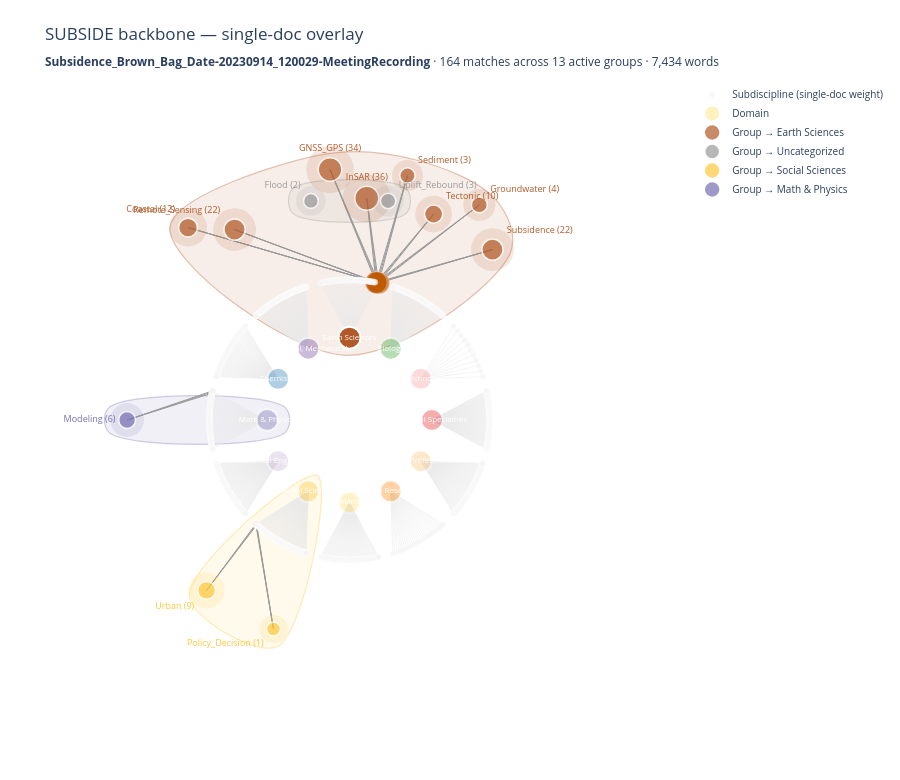
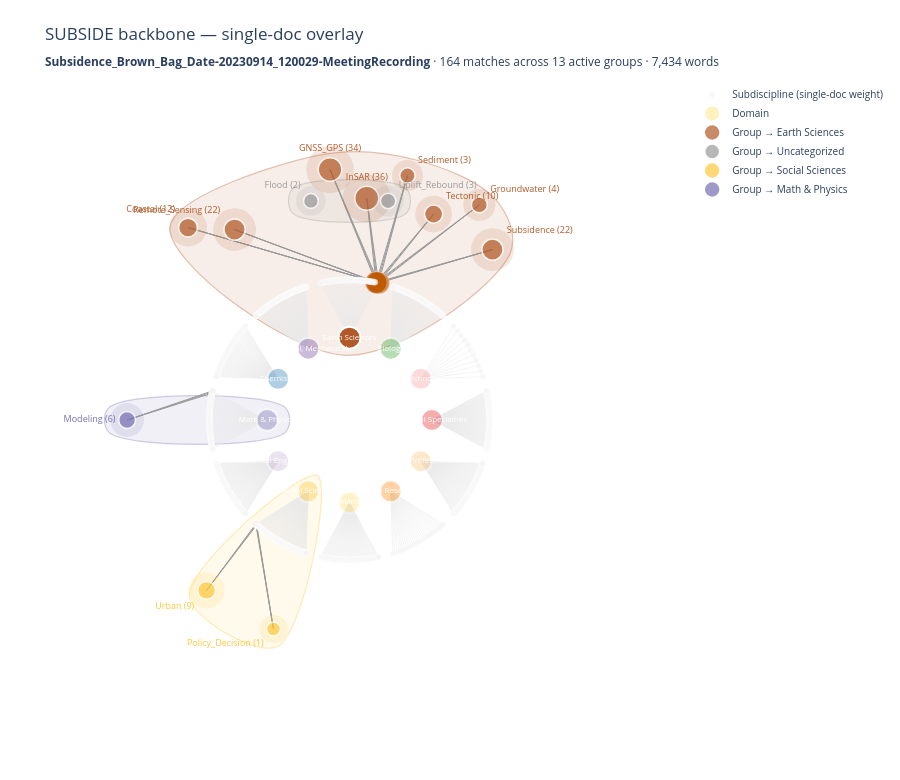

Notebook cell for these charts, in order:
### Code cell
#Select Option Style 2
select_and_render()

### Figure 1 — Plotly figure (JSON) as saved in the notebook; plotly's stock layout.template omitted (floating-point values rounded to 4 significant figures; data arrays with more than 128 entries replaced by an {"elided": "..."} marker saying what was removed)
{"data": [{"fill": "toself", "fillcolor": "rgba(177,89,40,0.1)", "hoverinfo": "skip", "line": {"color": "rgba(177,89,40,0.35)", "shape": "spline", "width": 1.2}, "mode": "lines", "showlegend": false, "type": "scatter", "x": [-2.181, -0.04861, 1.952, 1.791, 0.8213, -0.3702, -2.181], "y": [2.336, 0.7854, 2.028, 2.658, 3.153, 3.215, 2.336]}, {"fill": "toself", "fillcolor": "rgba(154,154,154,0.1)", "hoverinfo": "skip", "line": {"color": "rgba(154,154,154,0.35)", "shape": "spline", "width": 1.2}, "mode": "lines", "showlegend": false, "type": "scatter", "x": [-0.6889, 0.6889, 0.6889, -0.6889, -0.6889], "y": [2.809, 2.809, 2.509, 2.509, 2.809]}, {"fill": "toself", "fillcolor": "rgba(255,200,61,0.1)", "hoverinfo": "skip", "line": {"color": "rgba(255,200,61,0.35)", "shape": "spline", "width": 1.2}, "mode": "lines", "showlegend": false, "type": "scatter", "x": [-1.943, -0.8841, -0.39, -1.943], "y": [-2.143, -2.754, -0.6755, -2.143]}, {"fill": "toself", "fillcolor": "rgba(117,112,179,0.1)", "hoverinfo": "skip", "line": {"color": "rgba(117,112,179,0.35)", "shape": "spline", "width": 1.2}, "mode": "lines", "showlegend": false, "type": "scatter", "x": [-2.92, -0.78, -0.78, -2.92, -2.92], "y": [0.15, 0.15, -0.15, -0.15, 0.15]}, {"hoverinfo": "none", "line": {"color": "#e8e8e8", "width": 0.5}, "mode": "lines", "showlegend": false, "type": "scatter", "x": {"elided": "2259 float values"}, "y": {"elided": "2259 float values"}}, {"hoverinfo": "none", "line": {"color": "#9a9a9a", "width": 1}, "mode": "lines", "showlegend": false, "type": "scatter", "x": [1.736, 0.3534, null, 1.736, 0.3383, null, 1.736, 0.3231, null, 1.576, 0.3534, null, 1.576, 0.3383, null, 1.576, 0.3231, null, 1.021, 0.3534, null, 1.021, 0.3383, null, 1.021, 0.3231, null, 0.7034, 0.3534, null, 0.7034, 0.3383, null, 0.7034, 0.3231, null, 0.2092, 0.3534, null, 0.2092, 0.3383, null, 0.2092, 0.3231, null, -0.2364, 0.3534, null, -0.2364, 0.3383, null, -0.2364, 0.3231, null, -1.395, 0.3534, null, -1.395, 0.3383, null, -1.395, 0.3231, null, -1.961, 0.3534, null, -1.961, 0.3383, null, -1.961, 0.3231, null, -1.736, -1.138, null, -1.736, -1.132, null, -1.736, -1.126, null, -2.7, -1.663, null, -2.7, -1.666, null, -2.7, -1.668, null, -0.9235, -1.138, null, -0.9235, -1.132, null, -0.9235, -1.126, null], "y": [2.068, 1.663, null, 2.068, 1.666, null, 2.068, 1.669, null, 2.611, 1.663, null, 2.611, 1.666, null, 2.611, 1.669, null, 2.499, 1.663, null, 2.499, 1.666, null, 2.499, 1.669, null, 2.968, 1.663, null, 2.968, 1.666, null, 2.968, 1.669, null, 2.692, 1.663, null, 2.692, 1.666, null, 2.692, 1.669, null, 3.041, 1.663, null, 3.041, 1.666, null, 3.041, 1.669, null, 2.312, 1.663, null, 2.312, 1.666, null, 2.312, 1.669, null, 2.336, 1.663, null, 2.336, 1.666, null, 2.336, 1.669, null, -2.068, -1.263, null, -2.068, -1.268, null, -2.068, -1.274, null, -3.307e-16, 0.3534, null, -3.307e-16, 0.34, null, -3.307e-16, 0.3266, null, -2.537, -1.263, null, -2.537, -1.268, null, -2.537, -1.274, null]}, {"hoverinfo": "text", "hovertext": {"elided": "753 str values"}, "marker": {"color": {"elided": "753 str values"}, "line": {"color": "white", "width": 0.5}, "size": {"elided": "753 float values"}}, "mode": "markers", "name": "Subdiscipline (single-doc weight)", "type": "scatter", "x": {"elided": "753 float values"}, "y": {"elided": "753 float values"}}, {"hoverinfo": "text", "hovertext": ["<b>Humanities</b><br>weight in this doc: 0.0", "<b>Social Sciences</b><br>weight in this doc: 10.0", "<b>Electrical Engineering & Computer Science</b><br>weight in this doc: 0.0", "<b>Math & Physics</b><br>weight in this doc: 6.0", "<b>Chemistry</b><br>weight in this doc: 0.0", "<b>Chemical, Mechanical, & Civil Engineering</b><br>weight in this doc: 0.0", "<b>Earth Sciences</b><br>weight in this doc: 143.0", "<b>Biology</b><br>weight in this doc: 0.0", "<b>Biotechnology</b><br>weight in this doc: 0.0", "<b>Medical Specialties</b><br>weight in this doc: 0.0", "<b>Health Professionals</b><br>weight in this doc: 0.0", "<b>Brain Research</b><br>weight in this doc: 0.0"], "marker": {"color": ["#FFE066", "#FFC83D", "#CAB2D6", "#7570B3", "#1F78B4", "#6A3D9A", "#B15928", "#33A02C", "#FB9A99", "#E31A1C", "#FDBF6F", "#FF7F00"], "line": {"color": "white", "width": 2}, "opacity": [0.35, 0.3955, 0.35, 0.3773, 0.35, 0.35, 1, 0.35, 0.35, 0.35, 0.35, 0.35], "size": 22}, "mode": "markers+text", "name": "Domain", "text": ["Humanities", "Social Sciences", "Electrical Engineering", "Math & Physics", "Chemistry", "Chemical, Mechanical,", "Earth Sciences", "Biology", "Biotechnology", "Medical Specialties", "Health Professionals", "Brain Research"], "textfont": {"color": "white", "size": 8}, "textposition": "middle center", "type": "scatter", "x": [6.123e-17, -0.5, -0.866, -1, -0.866, -0.5, -1.837e-16, 0.5, 0.866, 1, 0.866, 0.5], "y": [-1, -0.866, -0.5, -1.225e-16, 0.5, 0.866, 1, 0.866, 0.5, 2.449e-16, -0.5, -0.866]}, {"hoverinfo": "skip", "marker": {"color": "rgba(177,89,40,0.2)", "line": {"width": 0}, "size": [42.76, 32, 36.65, 30.93, 48, 47.32, 42.76, 37.86]}, "mode": "markers", "showlegend": false, "type": "scatter", "x": [1.736, 1.576, 1.021, 0.7034, 0.2092, -0.2364, -1.395, -1.961], "y": [2.068, 2.611, 2.499, 2.968, 2.692, 3.041, 2.312, 2.336]}, {"hoverinfo": "text", "hovertext": ["<b>Subsidence</b><br>matches in this doc: 22<br>primary domain: Earth Sciences", "<b>Groundwater</b><br>matches in this doc: 4<br>primary domain: Earth Sciences", "<b>Tectonic</b><br>matches in this doc: 10<br>primary domain: Earth Sciences", "<b>Sediment</b><br>matches in this doc: 3<br>primary domain: Earth Sciences", "<b>InSAR</b><br>matches in this doc: 36<br>primary domain: Earth Sciences", "<b>GNSS_GPS</b><br>matches in this doc: 34<br>primary domain: Earth Sciences", "<b>Remote_Sensing</b><br>matches in this doc: 22<br>primary domain: Earth Sciences", "<b>Coastal</b><br>matches in this doc: 12<br>primary domain: Earth Sciences"], "marker": {"color": "#B15928", "line": {"color": "white", "width": 1.6}, "size": [21.38, 16, 18.32, 15.46, 24, 23.66, 21.38, 18.93], "symbol": "circle"}, "mode": "markers+text", "name": "Group → Earth Sciences", "text": ["Subsidence (22)", "Groundwater (4)", "Tectonic (10)", "Sediment (3)", "InSAR (36)", "GNSS_GPS (34)", "Remote_Sensing (22)", "Coastal (12)"], "textfont": {"color": "#B15928", "size": 9}, "textposition": ["top right", "top right", "top right", "top right", "top center", "top center", "top left", "top left"], "type": "scatter", "x": [1.736, 1.576, 1.021, 0.7034, 0.2092, -0.2364, -1.395, -1.961], "y": [2.068, 2.611, 2.499, 2.968, 2.692, 3.041, 2.312, 2.336]}, {"hoverinfo": "skip", "marker": {"color": "rgba(154,154,154,0.2)", "line": {"width": 0}, "size": [30.93, 29.66]}, "mode": "markers", "showlegend": false, "type": "scatter", "x": [0.4689, -0.4689], "y": [2.659, 2.659]}, {"hoverinfo": "text", "hovertext": ["<b>Uplift_Rebound</b><br>matches in this doc: 3<br>primary domain: Uncategorized", "<b>Flood</b><br>matches in this doc: 2<br>primary domain: Uncategorized"], "marker": {"color": "#9a9a9a", "line": {"color": "white", "width": 1.6}, "size": [15.46, 14.83], "symbol": "circle"}, "mode": "markers+text", "name": "Group → Uncategorized", "text": ["Uplift_Rebound (3)", "Flood (2)"], "textfont": {"color": "#9a9a9a", "size": 9}, "textposition": ["top right", "top left"], "type": "scatter", "x": [0.4689, -0.4689], "y": [2.659, 2.659]}, {"hoverinfo": "skip", "marker": {"color": "rgba(255,200,61,0.2)", "line": {"width": 0}, "size": [36, 28]}, "mode": "markers", "showlegend": false, "type": "scatter", "x": [-1.736, -0.9235], "y": [-2.068, -2.537]}, {"hoverinfo": "text", "hovertext": ["<b>Urban</b><br>matches in this doc: 9<br>primary domain: Social Sciences", "<b>Policy_Decision</b><br>matches in this doc: 1<br>primary domain: Social Sciences"], "marker": {"color": "#FFC83D", "line": {"color": "white", "width": 1.6}, "size": [18, 14], "symbol": "circle"}, "mode": "markers+text", "name": "Group → Social Sciences", "text": ["Urban (9)", "Policy_Decision (1)"], "textfont": {"color": "#FFC83D", "size": 9}, "textposition": ["bottom left", "bottom left"], "type": "scatter", "x": [-1.736, -0.9235], "y": [-2.068, -2.537]}, {"hoverinfo": "skip", "marker": {"color": "rgba(117,112,179,0.2)", "line": {"width": 0}, "size": [33.8]}, "mode": "markers", "showlegend": false, "type": "scatter", "x": [-2.7], "y": [-3.307e-16]}, {"hoverinfo": "text", "hovertext": ["<b>Modeling</b><br>matches in this doc: 6<br>primary domain: Math & Physics"], "marker": {"color": "#7570B3", "line": {"color": "white", "width": 1.6}, "size": [16.9], "symbol": "circle"}, "mode": "markers+text", "name": "Group → Math & Physics", "text": ["Modeling (6)"], "textfont": {"color": "#7570B3", "size": 9}, "textposition": ["middle left"], "type": "scatter", "x": [-2.7], "y": [-3.307e-16]}], "layout": {"height": 780, "hovermode": "closest", "legend": {"font": {"size": 10}, "orientation": "v", "x": 1.02, "xanchor": "left", "y": 1, "yanchor": "top"}, "margin": {"b": 20, "l": 20, "r": 20, "t": 80}, "plot_bgcolor": "white", "showlegend": true, "title": {"text": "SUBSIDE backbone — single-doc overlay<br><sub><b>Subsidence_Brown_Bag_Date-20230914_120029-MeetingRecording</b> · 164 matches across 13 active groups · 7,434 words</sub>"}, "xaxis": {"range": [-4, 4], "showgrid": false, "showticklabels": false, "zeroline": false}, "yaxis": {"range": [-4, 4], "scaleanchor": "x", "scaleratio": 1, "showgrid": false, "showticklabels": false, "zeroline": false}}}

### Figure 2 — Plotly figure (JSON) as saved in the notebook; plotly's stock layout.template omitted (floating-point values rounded to 4 significant figures; data arrays with more than 128 entries replaced by an {"elided": "..."} marker saying what was removed)
{"data": [{"fill": "toself", "fillcolor": "rgba(177,89,40,0.1)", "hoverinfo": "skip", "line": {"color": "rgba(177,89,40,0.35)", "shape": "spline", "width": 1.2}, "mode": "lines", "showlegend": false, "type": "scatter", "x": [-2.181, -0.04861, 1.952, 1.791, 0.8213, -0.3702, -2.181], "y": [2.336, 0.7854, 2.028, 2.658, 3.153, 3.215, 2.336]}, {"fill": "toself", "fillcolor": "rgba(154,154,154,0.1)", "hoverinfo": "skip", "line": {"color": "rgba(154,154,154,0.35)", "shape": "spline", "width": 1.2}, "mode": "lines", "showlegend": false, "type": "scatter", "x": [-0.6889, 0.6889, 0.6889, -0.6889, -0.6889], "y": [2.809, 2.809, 2.509, 2.509, 2.809]}, {"fill": "toself", "fillcolor": "rgba(255,200,61,0.1)", "hoverinfo": "skip", "line": {"color": "rgba(255,200,61,0.35)", "shape": "spline", "width": 1.2}, "mode": "lines", "showlegend": false, "type": "scatter", "x": [-1.943, -0.8841, -0.39, -1.943], "y": [-2.143, -2.754, -0.6755, -2.143]}, {"fill": "toself", "fillcolor": "rgba(117,112,179,0.1)", "hoverinfo": "skip", "line": {"color": "rgba(117,112,179,0.35)", "shape": "spline", "width": 1.2}, "mode": "lines", "showlegend": false, "type": "scatter", "x": [-2.92, -0.78, -0.78, -2.92, -2.92], "y": [0.15, 0.15, -0.15, -0.15, 0.15]}, {"hoverinfo": "none", "line": {"color": "#e8e8e8", "width": 0.5}, "mode": "lines", "showlegend": false, "type": "scatter", "x": {"elided": "2259 float values"}, "y": {"elided": "2259 float values"}}, {"hoverinfo": "none", "line": {"color": "#9a9a9a", "width": 1}, "mode": "lines", "showlegend": false, "type": "scatter", "x": [1.736, 0.3534, null, 1.736, 0.3383, null, 1.736, 0.3231, null, 1.576, 0.3534, null, 1.576, 0.3383, null, 1.576, 0.3231, null, 1.021, 0.3534, null, 1.021, 0.3383, null, 1.021, 0.3231, null, 0.7034, 0.3534, null, 0.7034, 0.3383, null, 0.7034, 0.3231, null, 0.2092, 0.3534, null, 0.2092, 0.3383, null, 0.2092, 0.3231, null, -0.2364, 0.3534, null, -0.2364, 0.3383, null, -0.2364, 0.3231, null, -1.395, 0.3534, null, -1.395, 0.3383, null, -1.395, 0.3231, null, -1.961, 0.3534, null, -1.961, 0.3383, null, -1.961, 0.3231, null, -1.736, -1.138, null, -1.736, -1.132, null, -1.736, -1.126, null, -2.7, -1.663, null, -2.7, -1.666, null, -2.7, -1.668, null, -0.9235, -1.138, null, -0.9235, -1.132, null, -0.9235, -1.126, null], "y": [2.068, 1.663, null, 2.068, 1.666, null, 2.068, 1.669, null, 2.611, 1.663, null, 2.611, 1.666, null, 2.611, 1.669, null, 2.499, 1.663, null, 2.499, 1.666, null, 2.499, 1.669, null, 2.968, 1.663, null, 2.968, 1.666, null, 2.968, 1.669, null, 2.692, 1.663, null, 2.692, 1.666, null, 2.692, 1.669, null, 3.041, 1.663, null, 3.041, 1.666, null, 3.041, 1.669, null, 2.312, 1.663, null, 2.312, 1.666, null, 2.312, 1.669, null, 2.336, 1.663, null, 2.336, 1.666, null, 2.336, 1.669, null, -2.068, -1.263, null, -2.068, -1.268, null, -2.068, -1.274, null, -3.307e-16, 0.3534, null, -3.307e-16, 0.34, null, -3.307e-16, 0.3266, null, -2.537, -1.263, null, -2.537, -1.268, null, -2.537, -1.274, null]}, {"hoverinfo": "text", "hovertext": {"elided": "753 str values"}, "marker": {"color": {"elided": "753 str values"}, "line": {"color": "white", "width": 0.5}, "size": {"elided": "753 float values"}}, "mode": "markers", "name": "Subdiscipline (single-doc weight)", "type": "scatter", "x": {"elided": "753 float values"}, "y": {"elided": "753 float values"}}, {"hoverinfo": "text", "hovertext": ["<b>Humanities</b><br>weight in this doc: 0.0", "<b>Social Sciences</b><br>weight in this doc: 10.0", "<b>Electrical Engineering & Computer Science</b><br>weight in this doc: 0.0", "<b>Math & Physics</b><br>weight in this doc: 6.0", "<b>Chemistry</b><br>weight in this doc: 0.0", "<b>Chemical, Mechanical, & Civil Engineering</b><br>weight in this doc: 0.0", "<b>Earth Sciences</b><br>weight in this doc: 143.0", "<b>Biology</b><br>weight in this doc: 0.0", "<b>Biotechnology</b><br>weight in this doc: 0.0", "<b>Medical Specialties</b><br>weight in this doc: 0.0", "<b>Health Professionals</b><br>weight in this doc: 0.0", "<b>Brain Research</b><br>weight in this doc: 0.0"], "marker": {"color": ["#FFE066", "#FFC83D", "#CAB2D6", "#7570B3", "#1F78B4", "#6A3D9A", "#B15928", "#33A02C", "#FB9A99", "#E31A1C", "#FDBF6F", "#FF7F00"], "line": {"color": "white", "width": 2}, "opacity": [0.35, 0.3955, 0.35, 0.3773, 0.35, 0.35, 1, 0.35, 0.35, 0.35, 0.35, 0.35], "size": 22}, "mode": "markers+text", "name": "Domain", "text": ["Humanities", "Social Sciences", "Electrical Engineering", "Math & Physics", "Chemistry", "Chemical, Mechanical,", "Earth Sciences", "Biology", "Biotechnology", "Medical Specialties", "Health Professionals", "Brain Research"], "textfont": {"color": "white", "size": 8}, "textposition": "middle center", "type": "scatter", "x": [6.123e-17, -0.5, -0.866, -1, -0.866, -0.5, -1.837e-16, 0.5, 0.866, 1, 0.866, 0.5], "y": [-1, -0.866, -0.5, -1.225e-16, 0.5, 0.866, 1, 0.866, 0.5, 2.449e-16, -0.5, -0.866]}, {"hoverinfo": "skip", "marker": {"color": "rgba(177,89,40,0.2)", "line": {"width": 0}, "size": [42.76, 32, 36.65, 30.93, 48, 47.32, 42.76, 37.86]}, "mode": "markers", "showlegend": false, "type": "scatter", "x": [1.736, 1.576, 1.021, 0.7034, 0.2092, -0.2364, -1.395, -1.961], "y": [2.068, 2.611, 2.499, 2.968, 2.692, 3.041, 2.312, 2.336]}, {"hoverinfo": "text", "hovertext": ["<b>Subsidence</b><br>matches in this doc: 22<br>primary domain: Earth Sciences", "<b>Groundwater</b><br>matches in this doc: 4<br>primary domain: Earth Sciences", "<b>Tectonic</b><br>matches in this doc: 10<br>primary domain: Earth Sciences", "<b>Sediment</b><br>matches in this doc: 3<br>primary domain: Earth Sciences", "<b>InSAR</b><br>matches in this doc: 36<br>primary domain: Earth Sciences", "<b>GNSS_GPS</b><br>matches in this doc: 34<br>primary domain: Earth Sciences", "<b>Remote_Sensing</b><br>matches in this doc: 22<br>primary domain: Earth Sciences", "<b>Coastal</b><br>matches in this doc: 12<br>primary domain: Earth Sciences"], "marker": {"color": "#B15928", "line": {"color": "white", "width": 1.6}, "size": [21.38, 16, 18.32, 15.46, 24, 23.66, 21.38, 18.93], "symbol": "circle"}, "mode": "markers+text", "name": "Group → Earth Sciences", "text": ["Subsidence (22)", "Groundwater (4)", "Tectonic (10)", "Sediment (3)", "InSAR (36)", "GNSS_GPS (34)", "Remote_Sensing (22)", "Coastal (12)"], "textfont": {"color": "#B15928", "size": 9}, "textposition": ["top right", "top right", "top right", "top right", "top center", "top center", "top left", "top left"], "type": "scatter", "x": [1.736, 1.576, 1.021, 0.7034, 0.2092, -0.2364, -1.395, -1.961], "y": [2.068, 2.611, 2.499, 2.968, 2.692, 3.041, 2.312, 2.336]}, {"hoverinfo": "skip", "marker": {"color": "rgba(154,154,154,0.2)", "line": {"width": 0}, "size": [30.93, 29.66]}, "mode": "markers", "showlegend": false, "type": "scatter", "x": [0.4689, -0.4689], "y": [2.659, 2.659]}, {"hoverinfo": "text", "hovertext": ["<b>Uplift_Rebound</b><br>matches in this doc: 3<br>primary domain: Uncategorized", "<b>Flood</b><br>matches in this doc: 2<br>primary domain: Uncategorized"], "marker": {"color": "#9a9a9a", "line": {"color": "white", "width": 1.6}, "size": [15.46, 14.83], "symbol": "circle"}, "mode": "markers+text", "name": "Group → Uncategorized", "text": ["Uplift_Rebound (3)", "Flood (2)"], "textfont": {"color": "#9a9a9a", "size": 9}, "textposition": ["top right", "top left"], "type": "scatter", "x": [0.4689, -0.4689], "y": [2.659, 2.659]}, {"hoverinfo": "skip", "marker": {"color": "rgba(255,200,61,0.2)", "line": {"width": 0}, "size": [36, 28]}, "mode": "markers", "showlegend": false, "type": "scatter", "x": [-1.736, -0.9235], "y": [-2.068, -2.537]}, {"hoverinfo": "text", "hovertext": ["<b>Urban</b><br>matches in this doc: 9<br>primary domain: Social Sciences", "<b>Policy_Decision</b><br>matches in this doc: 1<br>primary domain: Social Sciences"], "marker": {"color": "#FFC83D", "line": {"color": "white", "width": 1.6}, "size": [18, 14], "symbol": "circle"}, "mode": "markers+text", "name": "Group → Social Sciences", "text": ["Urban (9)", "Policy_Decision (1)"], "textfont": {"color": "#FFC83D", "size": 9}, "textposition": ["bottom left", "bottom left"], "type": "scatter", "x": [-1.736, -0.9235], "y": [-2.068, -2.537]}, {"hoverinfo": "skip", "marker": {"color": "rgba(117,112,179,0.2)", "line": {"width": 0}, "size": [33.8]}, "mode": "markers", "showlegend": false, "type": "scatter", "x": [-2.7], "y": [-3.307e-16]}, {"hoverinfo": "text", "hovertext": ["<b>Modeling</b><br>matches in this doc: 6<br>primary domain: Math & Physics"], "marker": {"color": "#7570B3", "line": {"color": "white", "width": 1.6}, "size": [16.9], "symbol": "circle"}, "mode": "markers+text", "name": "Group → Math & Physics", "text": ["Modeling (6)"], "textfont": {"color": "#7570B3", "size": 9}, "textposition": ["middle left"], "type": "scatter", "x": [-2.7], "y": [-3.307e-16]}], "layout": {"height": 780, "hovermode": "closest", "legend": {"font": {"size": 10}, "orientation": "v", "x": 1.02, "xanchor": "left", "y": 1, "yanchor": "top"}, "margin": {"b": 20, "l": 20, "r": 20, "t": 80}, "plot_bgcolor": "white", "showlegend": true, "title": {"text": "SUBSIDE backbone — single-doc overlay<br><sub><b>Subsidence_Brown_Bag_Date-20230914_120029-MeetingRecording</b> · 164 matches across 13 active groups · 7,434 words</sub>"}, "xaxis": {"range": [-4, 4], "showgrid": false, "showticklabels": false, "zeroline": false}, "yaxis": {"range": [-4, 4], "scaleanchor": "x", "scaleratio": 1, "showgrid": false, "showticklabels": false, "zeroline": false}}}
